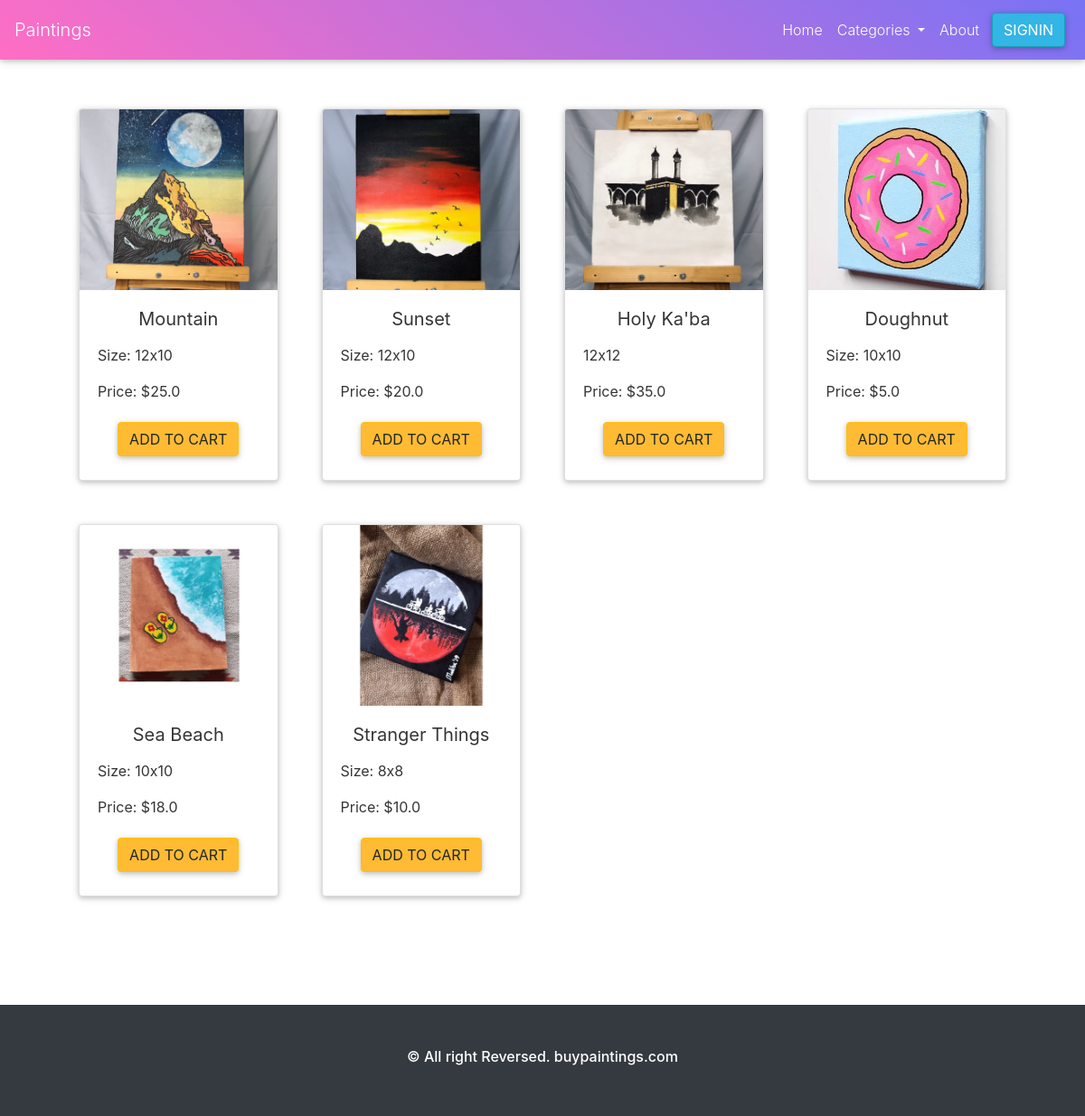
/catgory/1, run on the app's committed database.
### product/models.py (models this page shows, shortened)
class Product(models.Model):
    title = models.CharField(max_length=100, null=True)
    description = models.CharField(max_length=1000, null=True)
    product_image = models.ImageField(default="product.jpg", null=True)
    category = models.ForeignKey(Category, null=True, on_delete=models.CASCADE)
    price = models.FloatField('Price : $', null=True)
    date_created = models.DateTimeField(auto_now_add=True, null=True)

### home/views.py (the view)
# urls.py: path('catgory/<id>', categoryView, name='category'),
def categoryView(request, id):
    product = Product.objects.all().filter(category_id=id)
    category = Category.objects.all()
    return render(request, 'category.html', {'product': product, 'category': category})

### home/templates/category.html
{% extends "base.html" %}
{%block content%}
{% load static %}
<div class="container p-5 my-5">
  <div class="row row-cols-4">
    {% for i in product %}
    <div class="col p-4">
      <div class="card">
        <img src="{{ i.product_image.url }}" style="object-fit: cover;width: 100%;height: 200px;" class="card-img-top" alt="loading...">
        <div class="card-body">
          <h5 class="card-title text-center">{{i.title}}</h5>
          <p class="text-secondary"></p>{{i.description}}</p>
          <p class="text-secondary"></p>Price: ${{i.price}}</p>
          <div class="text-center">
            <a href="{% url 'cart' i.id %}" type="button" class="btn btn-warning">add to cart</a>
          </div>
        </div>
      </div>
    </div>
    {% endfor %}
  </div>
</div>
{%endblock content%}

### static/css/style.css (style rules this page uses)
* { padding: 0%; margin: 0%; scroll-behavior: smooth; color: #353535; }

### data on the page
Product: product_image (picture), title "Mountain", description "Size: 12x10", price "25.0"
Product: product_image (picture), title "Sunset", description "Size: 12x10", price "20.0"
Product: product_image (picture), title "Holy Ka'ba", description "12x12", price "35.0"
Product: product_image (picture), title "Doughnut", description "Size: 10x10", price "5.0"
Product: product_image (picture), title "Sea Beach", description "Size: 10x10", price "18.0"
Product: product_image (picture), title "Stranger Things", description "Size: 8x8", price "10.0"
